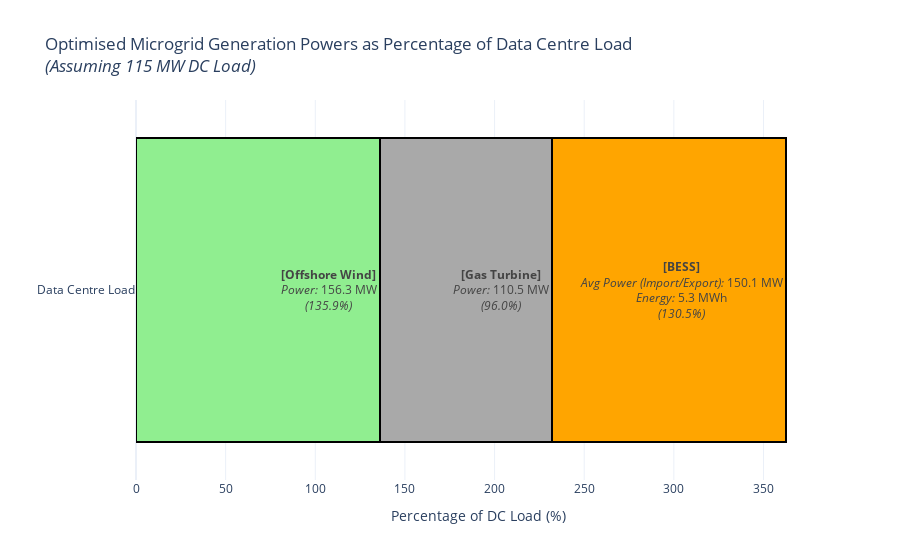

Notebook cell for this chart:
### Code cell
# Get optimised powers for each asset
# TODO: Fix ordering of generators
percentages = []
labels = []
if "smr" in generators:
    smr_opt_power = n.generators.loc["smr", "p_nom_opt"]
    smr_pct = smr_opt_power / DATA_CENTRE_LOAD_MW * 100
    percentages.append(smr_pct)
    labels.append("<b>[SMR]</b><br><i>Power:</i> {:.1f} MW<br><i>({:.1f}%)</i>".format(smr_opt_power, smr_pct))
if "offshore_wind_farm" in generators:
    wind_opt_power = n.generators.loc["offshore_wind_farm", "p_nom_opt"]
    wind_pct = wind_opt_power / DATA_CENTRE_LOAD_MW * 100
    percentages.append(wind_pct)
    labels.append("<b>[Offshore Wind]</b><br><i>Power:</i> {:.1f} MW<br><i>({:.1f}%)</i>".format(wind_opt_power, wind_pct))
if "solar" in generators:
    solar_opt_power = n.generators.loc["solar", "p_nom_opt"]
    solar_pct = solar_opt_power / DATA_CENTRE_LOAD_MW * 100
    percentages.append(solar_pct)
    labels.append("<b>[Solar]</b><br><i>Power:</i> {:.1f} MW<br><i>({:.1f}%)</i>".format(solar_opt_power, solar_pct))
if "gas_turbine" in generators:
    gas_opt_power = n.generators.loc["gas_turbine", "p_nom_opt"]
    gas_pct = gas_opt_power / DATA_CENTRE_LOAD_MW * 100
    percentages.append(gas_pct)
    labels.append("<b>[Gas Turbine]</b><br><i>Power:</i> {:.1f} MW<br><i>({:.1f}%)</i>".format(gas_opt_power, gas_pct))
if "bess" in generators:
    bess_opt_energy = n.stores.loc["bess_storage", "e_nom_opt"]
    bess_input_power = n.links.loc["bess_charger", "p_nom_opt"]
    bess_output_power = n.links.loc["bess_discharger", "p_nom_opt"]
    bess_avg_power = (bess_input_power + bess_output_power) / 2
    bess_pct = bess_avg_power / DATA_CENTRE_LOAD_MW * 100
    percentages.append(bess_pct)
    labels.append("<b>[BESS]</b><br><i>Avg Power (Import/Export):</i> {:.1f} MW<br><i>Energy:</i> {:.1f} MWh<br><i>({:.1f}%)</i>".format(bess_avg_power, bess_opt_energy, bess_pct))

fig = px.bar(
    x=percentages,
    y=["Data Centre Load"] * len(generators),
    orientation="h",
    text=labels,
    color=generators,
    color_discrete_map={
        "offshore_wind_farm": "lightgreen",
        "gas_turbine": "darkgrey",
        "bess": "orange",
        "smr": "purple",
        "solar": "gold",
    },
    title=f"Optimised Microgrid Generation Powers as Percentage of Data Centre Load<br><i>(Assuming {DATA_CENTRE_LOAD_MW} MW DC Load)</i>",
    labels={"x": "Percentage of DC Load (%)", "y": ""},
)

# Add black outline to each bar
for trace in fig.data:
    trace.marker.line.width = 2
    trace.marker.line.color = "black"

fig.update_traces(texttemplate="%{text}", textposition="inside")
fig.update_layout(
    barmode="stack",
    xaxis_title="Percentage of DC Load (%)",
    yaxis_title="",
    template="plotly_white",
    showlegend=False,
)
fig.show()

### Figure 1 — Plotly figure (JSON) as saved in the notebook; plotly's stock layout.template omitted (floating-point values rounded to 4 significant figures)
{"data": [{"hovertemplate": "color=offshore_wind_farm<br>Percentage of DC Load (%)=%{x}<br>=%{y}<br>text=%{text}<extra></extra>", "legendgroup": "offshore_wind_farm", "marker": {"color": "lightgreen", "line": {"color": "black", "width": 2}, "pattern": {"shape": ""}}, "name": "offshore_wind_farm", "orientation": "h", "showlegend": true, "text": ["<b>[Offshore Wind]</b><br><i>Power:</i> 156.3 MW<br><i>(135.9%)</i>"], "textposition": "inside", "texttemplate": "%{text}", "type": "bar", "x": [135.9], "xaxis": "x", "y": ["Data Centre Load"], "yaxis": "y"}, {"hovertemplate": "color=gas_turbine<br>Percentage of DC Load (%)=%{x}<br>=%{y}<br>text=%{text}<extra></extra>", "legendgroup": "gas_turbine", "marker": {"color": "darkgrey", "line": {"color": "black", "width": 2}, "pattern": {"shape": ""}}, "name": "gas_turbine", "orientation": "h", "showlegend": true, "text": ["<b>[Gas Turbine]</b><br><i>Power:</i> 110.5 MW<br><i>(96.0%)</i>"], "textposition": "inside", "texttemplate": "%{text}", "type": "bar", "x": [96.04], "xaxis": "x", "y": ["Data Centre Load"], "yaxis": "y"}, {"hovertemplate": "color=bess<br>Percentage of DC Load (%)=%{x}<br>=%{y}<br>text=%{text}<extra></extra>", "legendgroup": "bess", "marker": {"color": "orange", "line": {"color": "black", "width": 2}, "pattern": {"shape": ""}}, "name": "bess", "orientation": "h", "showlegend": true, "text": ["<b>[BESS]</b><br><i>Avg Power (Import/Export):</i> 150.1 MW<br><i>Energy:</i> 5.3 MWh<br><i>(130.5%)</i>"], "textposition": "inside", "texttemplate": "%{text}", "type": "bar", "x": [130.5], "xaxis": "x", "y": ["Data Centre Load"], "yaxis": "y"}], "layout": {"barmode": "stack", "legend": {"title": {"text": "color"}, "tracegroupgap": 0}, "showlegend": false, "title": {"text": "Optimised Microgrid Generation Powers as Percentage of Data Centre Load<br><i>(Assuming 115 MW DC Load)</i>"}, "xaxis": {"anchor": "y", "domain": [0, 1], "title": {"text": "Percentage of DC Load (%)"}}, "yaxis": {"anchor": "x", "domain": [0, 1], "title": {"text": ""}}}}
